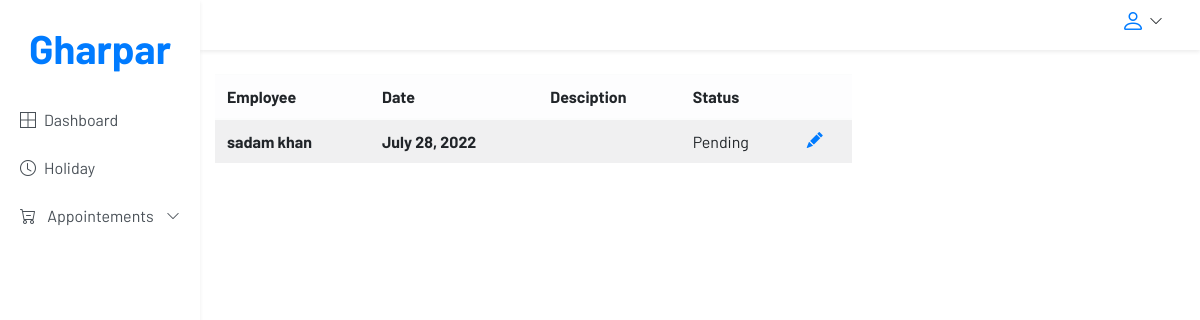
/leaves/ (signed in), run on the app's committed database.
### accounts/models.py (models this page shows, shortened)
class Holiday(models.Model):
    uuid = models.UUIDField(default=uuid.uuid4, editable=False,null=True, blank=True)
    CHOICES= (
        ('Accepted', 'Accepted'),
        ('Rejected', 'Rejected'),
        ('Pending', 'Pending'),
        )
    created_by = models.ForeignKey(
        User, related_name='Holiday', null=True, blank=True,on_delete=models.SET_NULL)
    date = models.DateField()
    holiday = models.BooleanField(default=False, null=True, blank=True)
    description = models.TextField(null=True, blank=True)
    accepted = models.CharField(choices=CHOICES,default='Pending', max_length=100,null=True, blank=True)
    image = models.ImageField(upload_to="holiday_pictures", blank=True, null=True)

class User(AbstractUser):
    username = None
    email = models.EmailField(unique=True, blank=False,
                              error_messages={
                                  'unique': "A user with that email already exists.",
                              })
    image = models.ImageField(
        upload_to='profile_pictures', null=True, blank=True)
    USERNAME_FIELD = "email"
    REQUIRED_FIELDS = ['first_name', 'last_name']
    is_employee = models.BooleanField(default=False)
    objects = UserManager()

### core/views.py (the view)
# urls.py: path('leaves/',leave_request, name='leaves'),
def leave_request(request):
    today = datetime.datetime.today()
    last_30_days = datetime.datetime.now() - datetime.timedelta(days=30)
    leaves = Holiday.objects.filter(holiday=False,accepted='Pending',date__gte=today)
    rejected = Holiday.objects.filter(holiday=False,accepted='Rejected',date__gte=last_30_days)
    accepted = Holiday.objects.filter(holiday=False,accepted='Accepted',date__gte=last_30_days)
    pending = Holiday.objects.filter(holiday=False,accepted='Pending',date__gte=last_30_days)
    context = {'holidays': leaves,
               'accepted': accepted,
               'rejected': rejected,
               }
    return render(request, 'admin/leave.html', context)

### templates/admin/leave.html (shortened to what this page needs)
{% extends "partials/base.html" %} {% load static %} {% block content %}
<main class="container-fluid">
            <section class="row">
      <div class="col-md-6 col-lg-8">
      {% if holidays %}
      <table class="table table-striped table-light table-hover w-100">
          <thead>
            <tr>
              <th>Employee</th>
              <th>Date</th>
              <th>Desciption</th>
              <th>Status</th>
              <th></th>
            </tr>
          </thead>
          <tbody>
            {% for holiday in holidays %}
            <tr>
              <td class="font-weight-bold">{{holiday.created_by.first_name}} {{holiday.created_by.last_name}}</td>
              <td class="font-weight-bold">{{holiday.date}}<br></td>
              <td >{{holiday.description}}</td>
              <td>{{holiday.accepted}}</td>
            <td><a href="{% url 'leave_status' holiday.uuid %}">
                  <i class="bi bi-pencil-fill text-primary"></i>
                </a>
              </td>
            </tr>
            {% endfor %}
          </tbody>
      </table>
      {% endif %}
      </div>
            </section>
</main>
{% endblock %}

### static/css/admin_style.css (style rules this page uses)
body { font-family: 'Barlow', sans-serif; }

### data on the page
Holiday: created_by.first_name "sadam", created_by.last_name "khan", date "July 28, 2022", accepted "Pending"
